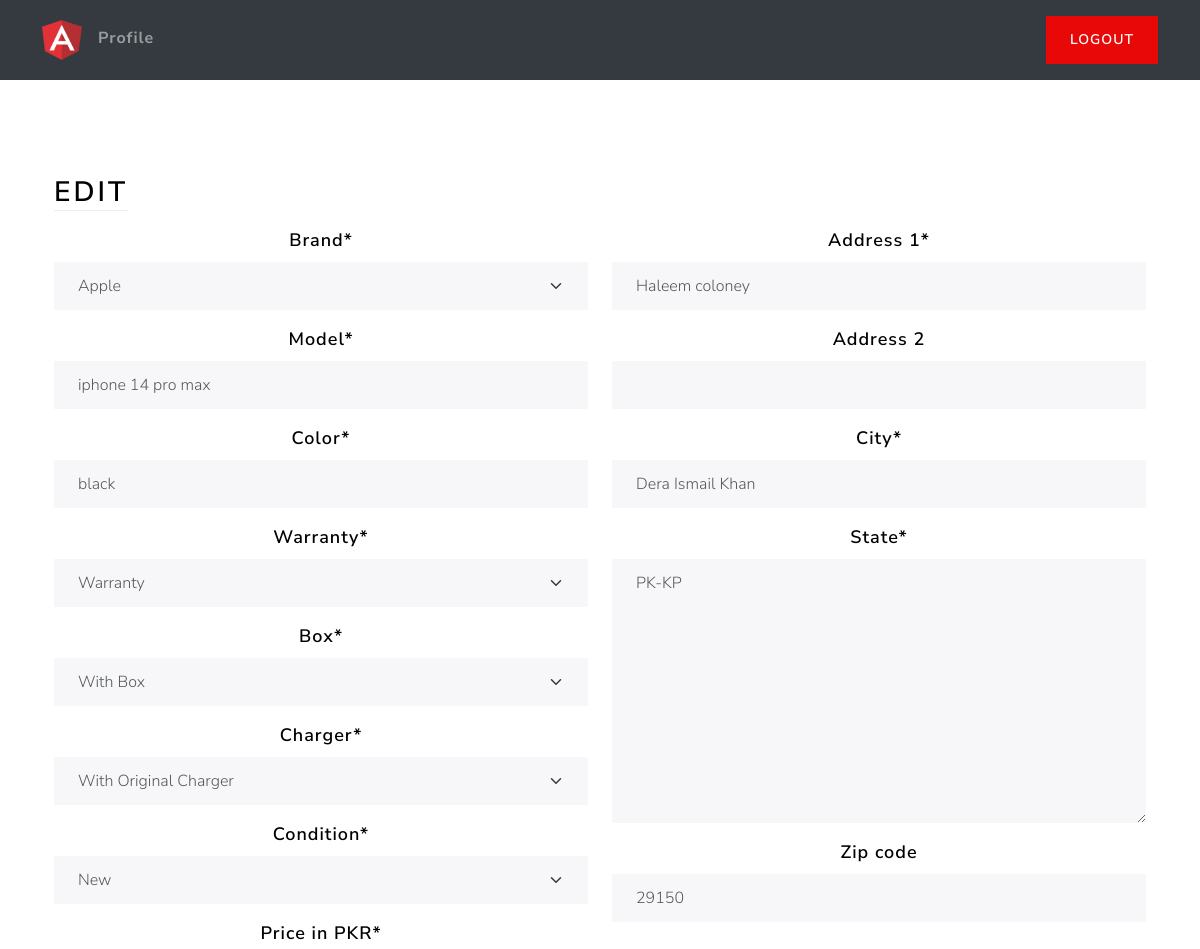
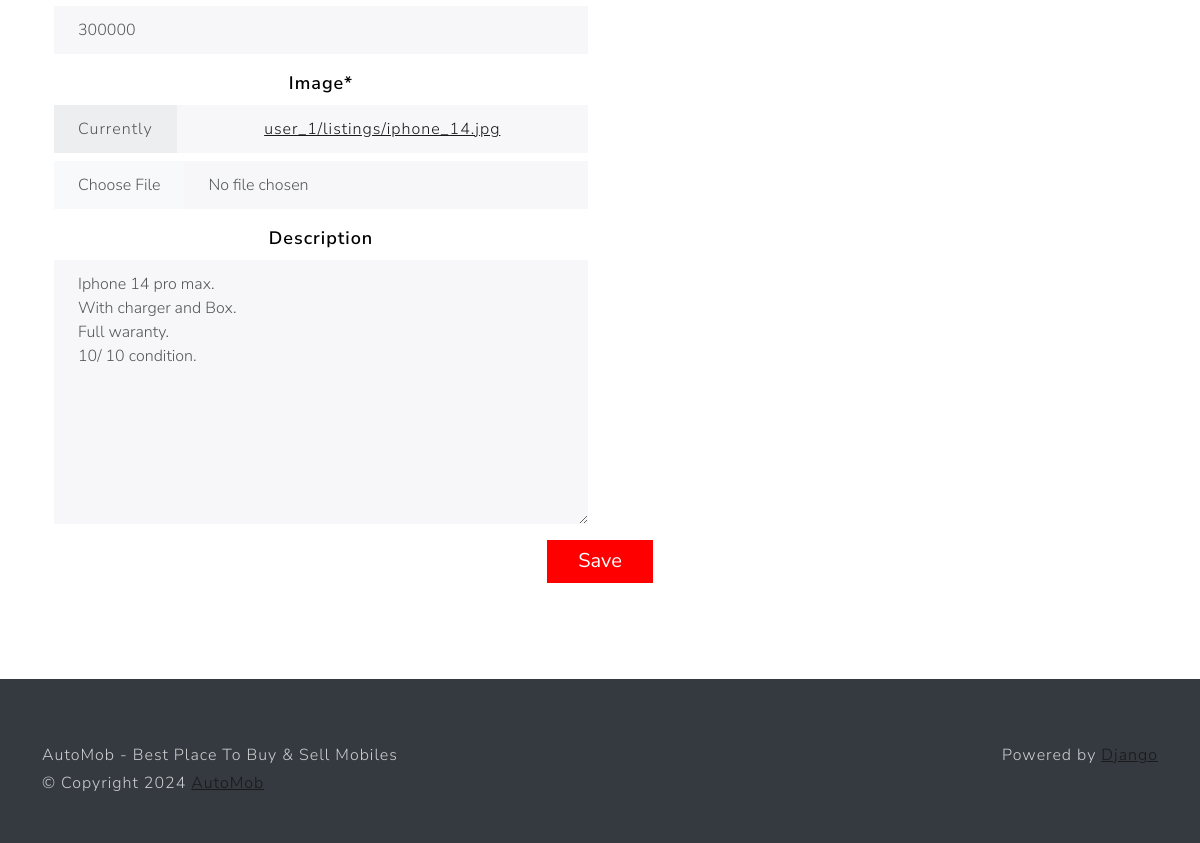
/listing/f17e0dcd-1f26-4165-99d3-ba9b2a32518b/edit/ (signed in), run on the app's committed database (2 pictures, top to bottom).
### main/models.py (models this page shows, shortened)
class Listing(models.Model):
    id = models.UUIDField(primary_key=True, default=uuid.uuid4, editable=False, unique=True)
    created_at = models.DateTimeField(auto_now_add=True)
    updated_at = models.DateTimeField(auto_now=True)
    seller = models.ForeignKey(Profile, on_delete=models.CASCADE)
    brand = models.CharField(max_length=24, choices=MOBILE_BRANDS, default=None)
    price = models.IntegerField(default=0)
    model = models.CharField(max_length=64)
    color = models.CharField(max_length=24)
    warranty = models.CharField(max_length=24, choices=WARRANTY, default=None)
    box = models.CharField(max_length=24, choices=BOX, default=None)
    charger = models.CharField(max_length=24, choices=CHARGER, default=None)
    condition = models.CharField(max_length=24, choices=CONDITION_OF_MOBILE, default=None)
    location = models.OneToOneField(Location, on_delete=models.SET_NULL, null=True)
    image = models.ImageField(upload_to=user_listing_path)
    description = models.TextField(default="")

### users/models.py (models this page shows, shortened)
class Location(models.Model):
    address_1 = models.CharField(max_length=100)
    address_2 = models.CharField(max_length=100, blank=True)
    city = models.CharField(max_length=64)
    state = PKStateField(default="PK-KP")
    zip_code = PKPostCodeField(blank=True)

### main/views.py (the view)
# urls.py: path('listing/<str:id>/edit/', edit_view, name='edit'),
@login_required
def edit_view(request, id):
    try:
        listing = Listing.objects.get(id=id)
        if listing is None:
            raise Exception
        if request.method == 'POST':
            listing_form = ListingForm(
                request.POST, request.FILES, instance=listing)
            location_form = LocationForm(
                request.POST, instance=listing.location)
            if listing_form.is_valid and location_form.is_valid:
                listing_form.save()
                location_form.save()
                messages.info(request, f'Listing {id} updated successfully!')
                return redirect('home')
            else:
                settings.MESSAGE_TAGS['error'] = f'An error occurred while trying to edit the listing.'
                messages.error(
                    request, f'An error occurred while trying to edit the listing.')
                return reload()
        else:
            listing_form = ListingForm(instance=listing)
            location_form = LocationForm(instance=listing.location)
        context = {
            'location_form': location_form,
            'listing_form': listing_form
        }
        return render(request, 'views/edit.html', context)
    except Exception as e:
        settings.MESSAGE_TAGS['error'] = f'An error occurred while trying to access the edit page.'
        messages.error(
            request, f'An error occurred while trying to access the edit page.')
        return redirect('home')

### users/forms.py
class LocationForm(forms.ModelForm):
    zip_code = PKPostCodeField(max_length=5, required=True)
    class Meta:
        model = Location
        fields = ['address_1', 'address_2', 'city', 'state', 'zip_code']

### main/forms.py
class ListingForm(forms.ModelForm):
    image = forms.ImageField(required=True)
    price = forms.IntegerField(max_value=99999999, required=True)
    brand = forms.ChoiceField(choices=MOBILE_BRANDS)
    model = forms.CharField(max_length=64)
    color = forms.CharField(max_length=24)
    warranty = forms.ChoiceField(choices=WARRANTY)
    box = forms.ChoiceField(choices=BOX)
    charger = forms.ChoiceField(choices=CHARGER)
    condition = forms.ChoiceField(choices=CONDITION_OF_MOBILE)
    description = forms.CharField(widget=forms.Textarea, required=False)
    class Meta:
        model = Listing
        fields = ['brand', 'model', 'color', 'warranty', 'box', 'charger', 'condition', 'price','image', 'description']
    def __init__(self, *args, **kwargs):
        super().__init__(*args, **kwargs)
        self.fields['price'].label = 'Price in PKR'

### main/templates/views/edit.html (shortened to what this page needs)
{% extends 'base/base.html' %}
{% load static %}
{% load crispy_forms_tags %}
{% block css %}
<link rel="stylesheet" href="{% static 'css/style.css' %}">
<link rel="stylesheet" href="{% static 'custom-css/custom-css.css' %}">
<link rel="stylesheet" href="{% static 'css/bootstrap.min.css' %}">
{% endblock %}
{% block body %}
<div class="container-fluid text-center py-5">
    <div class="container px-4 py-5">
        <div class="row g-4">
            <div class="col d-flex align-items-start">
                <div>
                    <h2 class="mb-3 border-bottom"
                        style="color: black">Edit</h2>
                </div>
            </div>
        </div>
        <form action method="post" enctype="multipart/form-data" class="form">
            <div class="row">
                <div class="col-6">
                    {{ listing_form|crispy }}
                </div>
                <div class="col-6">
                    {{ location_form|crispy }}
                </div>
            </div>
            <button class="btn-lg custom-btn" type="submit">Save</button>
        </form>
    </div>
</div>
{% endblock %}

### main/static/css/style.css (style rules this page uses)
html, body { height: 100%; }
body { align-items: center; padding-bottom: 40px; }
.h2, h2 { color: white; }

### main/templates/views/edit.html (style rules this page uses)
.form { color: black; font-size: 18px; font-weight: 600; }
.custom-btn { background: red; color: white; border: none; font-size: 20px; width: 106px; height: 43px; }

### data on the page
Listing: brand "Apple", model "iphone 14 pro max", color "black", warranty "Warranty", box "With Box", charger "With Original Charger", condition "New", price "300000", description "Iphone 14 pro max. With charger and Box. Full waranty. 10/ 10 condition."
Location: address_1 "Haleem coloney", city "Dera Ismail Khan", state "PK-KP", zip_code "29150"
